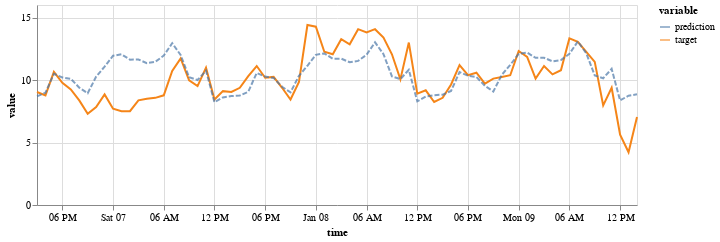

Notebook cell for this chart:
### Code cell
(on.Plot()
    .add(on.marks.line, input)
    .add(on.marks.line, target)
    .add(on.marks.line, prediction, type='dashed')
    .properties(width=600, height=200)
    .show()
)

### Figure 1 — Vega specification as saved in the notebook (floating-point values rounded to 4 significant figures)
{"$schema": "https://vega.github.io/schema/vega/v5.json", "data": [{"name": "source_0", "values": [], "transform": [{"type": "formula", "expr": "toDate(datum['time'])", "as": "time"}]}, {"name": "source_1", "values": [{"time": "2017-01-06T15:00:00.000", "variable": "target", "value": 9.042}, {"time": "2017-01-06T16:00:00.000", "variable": "target", "value": 8.774}, {"time": "2017-01-06T17:00:00.000", "variable": "target", "value": 10.65}, {"time": "2017-01-06T18:00:00.000", "variable": "target", "value": 9.779}, {"time": "2017-01-06T19:00:00.000", "variable": "target", "value": 9.243}, {"time": "2017-01-06T20:00:00.000", "variable": "target", "value": 8.372}, {"time": "2017-01-06T21:00:00.000", "variable": "target", "value": 7.301}, {"time": "2017-01-06T22:00:00.000", "variable": "target", "value": 7.837}, {"time": "2017-01-06T23:00:00.000", "variable": "target", "value": 8.841}, {"time": "2017-01-07T00:00:00.000", "variable": "target", "value": 7.703}, {"time": "2017-01-07T01:00:00.000", "variable": "target", "value": 7.502}, {"time": "2017-01-07T02:00:00.000", "variable": "target", "value": 7.502}, {"time": "2017-01-07T03:00:00.000", "variable": "target", "value": 8.372}, {"time": "2017-01-07T04:00:00.000", "variable": "target", "value": 8.506}, {"time": "2017-01-07T05:00:00.000", "variable": "target", "value": 8.573}, {"time": "2017-01-07T06:00:00.000", "variable": "target", "value": 8.774}, {"time": "2017-01-07T07:00:00.000", "variable": "target", "value": 10.72}, {"time": "2017-01-07T08:00:00.000", "variable": "target", "value": 11.72}, {"time": "2017-01-07T09:00:00.000", "variable": "target", "value": 9.98}, {"time": "2017-01-07T10:00:00.000", "variable": "target", "value": 9.511}, {"time": "2017-01-07T11:00:00.000", "variable": "target", "value": 10.98}, {"time": "2017-01-07T12:00:00.000", "variable": "target", "value": 8.439}, {"time": "2017-01-07T13:00:00.000", "variable": "target", "value": 9.109}, {"time": "2017-01-07T14:00:00.000", "variable": "target", "value": 9.042}, {"time": "2017-01-07T15:00:00.000", "variable": "target", "value": 9.377}, {"time": "2017-01-07T16:00:00.000", "variable": "target", "value": 10.31}, {"time": "2017-01-07T17:00:00.000", "variable": "target", "value": 11.12}, {"time": "2017-01-07T18:00:00.000", "variable": "target", "value": 10.18}, {"time": "2017-01-07T19:00:00.000", "variable": "target", "value": 10.25}, {"time": "2017-01-07T20:00:00.000", "variable": "target", "value": 9.377}, {"time": "2017-01-07T21:00:00.000", "variable": "target", "value": 8.439}, {"time": "2017-01-07T22:00:00.000", "variable": "target", "value": 9.846}, {"time": "2017-01-07T23:00:00.000", "variable": "target", "value": 14.4}, {"time": "2017-01-08T00:00:00.000", "variable": "target", "value": 14.27}, {"time": "2017-01-08T01:00:00.000", "variable": "target", "value": 12.26}, {"time": "2017-01-08T02:00:00.000", "variable": "target", "value": 12.06}, {"time": "2017-01-08T03:00:00.000", "variable": "target", "value": 13.26}, {"time": "2017-01-08T04:00:00.000", "variable": "target", "value": 12.86}, {"time": "2017-01-08T05:00:00.000", "variable": "target", "value": 14.07}, {"time": "2017-01-08T06:00:00.000", "variable": "target", "value": 13.8}, {"time": "2017-01-08T07:00:00.000", "variable": "target", "value": 14.07}, {"time": "2017-01-08T08:00:00.000", "variable": "target", "value": 13.4}, {"time": "2017-01-08T09:00:00.000", "variable": "target", "value": 12.06}, {"time": "2017-01-08T10:00:00.000", "variable": "target", "value": 10.05}, {"time": "2017-01-08T11:00:00.000", "variable": "target", "value": 12.99}, {"time": "2017-01-08T12:00:00.000", "variable": "target", "value": 8.908}, {"time": "2017-01-08T13:00:00.000", "variable": "target", "value": 9.176}, {"time": "2017-01-08T14:00:00.000", "variable": "target", "value": 8.239}, {"time": "2017-01-08T15:00:00.000", "variable": "target", "value": 8.573}, {"time": "2017-01-08T16:00:00.000", "variable": "target", "value": 9.645}, {"time": "2017-01-08T17:00:00.000", "variable": "target", "value": 11.19}, {"time": "2017-01-08T18:00:00.000", "variable": "target", "value": 10.38}, {"time": "2017-01-08T19:00:00.000", "variable": "target", "value": 10.58}, {"time": "2017-01-08T20:00:00.000", "variable": "target", "value": 9.712}, {"time": "2017-01-08T21:00:00.000", "variable": "target", "value": 10.11}, {"time": "2017-01-08T22:00:00.000", "variable": "target", "value": 10.25}, {"time": "2017-01-08T23:00:00.000", "variable": "target", "value": 10.38}, {"time": "2017-01-09T00:00:00.000", "variable": "target", "value": 12.32}, {"time": "2017-01-09T01:00:00.000", "variable": "target", "value": 11.85}, {"time": "2017-01-09T02:00:00.000", "variable": "target", "value": 10.11}, {"time": "2017-01-09T03:00:00.000", "variable": "target", "value": 11.12}, {"time": "2017-01-09T04:00:00.000", "variable": "target", "value": 10.45}, {"time": "2017-01-09T05:00:00.000", "variable": "target", "value": 10.78}, {"time": "2017-01-09T06:00:00.000", "variable": "target", "value": 13.33}, {"time": "2017-01-09T07:00:00.000", "variable": "target", "value": 13.06}, {"time": "2017-01-09T08:00:00.000", "variable": "target", "value": 12.26}, {"time": "2017-01-09T09:00:00.000", "variable": "target", "value": 11.45}, {"time": "2017-01-09T10:00:00.000", "variable": "target", "value": 7.971}, {"time": "2017-01-09T11:00:00.000", "variable": "target", "value": 9.377}, {"time": "2017-01-09T12:00:00.000", "variable": "target", "value": 5.626}, {"time": "2017-01-09T13:00:00.000", "variable": "target", "value": 4.22}, {"time": "2017-01-09T14:00:00.000", "variable": "target", "value": 7.033}], "transform": [{"type": "formula", "expr": "toDate(datum['time'])", "as": "time"}]}, {"name": "source_2", "values": [{"time": "2017-01-06T15:00:00.000", "variable": "prediction", "value": 8.687}, {"time": "2017-01-06T16:00:00.000", "variable": "prediction", "value": 8.988}, {"time": "2017-01-06T17:00:00.000", "variable": "prediction", "value": 10.5}, {"time": "2017-01-06T18:00:00.000", "variable": "prediction", "value": 10.2}, {"time": "2017-01-06T19:00:00.000", "variable": "prediction", "value": 10.1}, {"time": "2017-01-06T20:00:00.000", "variable": "prediction", "value": 9.39}, {"time": "2017-01-06T21:00:00.000", "variable": "prediction", "value": 8.94}, {"time": "2017-01-06T22:00:00.000", "variable": "prediction", "value": 10.27}, {"time": "2017-01-06T23:00:00.000", "variable": "prediction", "value": 11.07}, {"time": "2017-01-07T00:00:00.000", "variable": "prediction", "value": 11.94}, {"time": "2017-01-07T01:00:00.000", "variable": "prediction", "value": 12.05}, {"time": "2017-01-07T02:00:00.000", "variable": "prediction", "value": 11.63}, {"time": "2017-01-07T03:00:00.000", "variable": "prediction", "value": 11.64}, {"time": "2017-01-07T04:00:00.000", "variable": "prediction", "value": 11.35}, {"time": "2017-01-07T05:00:00.000", "variable": "prediction", "value": 11.46}, {"time": "2017-01-07T06:00:00.000", "variable": "prediction", "value": 11.95}, {"time": "2017-01-07T07:00:00.000", "variable": "prediction", "value": 12.94}, {"time": "2017-01-07T08:00:00.000", "variable": "prediction", "value": 12.0}, {"time": "2017-01-07T09:00:00.000", "variable": "prediction", "value": 10.22}, {"time": "2017-01-07T10:00:00.000", "variable": "prediction", "value": 9.997}, {"time": "2017-01-07T11:00:00.000", "variable": "prediction", "value": 10.75}, {"time": "2017-01-07T12:00:00.000", "variable": "prediction", "value": 8.223}, {"time": "2017-01-07T13:00:00.000", "variable": "prediction", "value": 8.605}, {"time": "2017-01-07T14:00:00.000", "variable": "prediction", "value": 8.715}, {"time": "2017-01-07T15:00:00.000", "variable": "prediction", "value": 8.757}, {"time": "2017-01-07T16:00:00.000", "variable": "prediction", "value": 9.059}, {"time": "2017-01-07T17:00:00.000", "variable": "prediction", "value": 10.57}, {"time": "2017-01-07T18:00:00.000", "variable": "prediction", "value": 10.27}, {"time": "2017-01-07T19:00:00.000", "variable": "prediction", "value": 10.17}, {"time": "2017-01-07T20:00:00.000", "variable": "prediction", "value": 9.461}, {"time": "2017-01-07T21:00:00.000", "variable": "prediction", "value": 9.011}, {"time": "2017-01-07T22:00:00.000", "variable": "prediction", "value": 10.34}, {"time": "2017-01-07T23:00:00.000", "variable": "prediction", "value": 11.14}, {"time": "2017-01-08T00:00:00.000", "variable": "prediction", "value": 12.02}, {"time": "2017-01-08T01:00:00.000", "variable": "prediction", "value": 12.13}, {"time": "2017-01-08T02:00:00.000", "variable": "prediction", "value": 11.7}, {"time": "2017-01-08T03:00:00.000", "variable": "prediction", "value": 11.71}, {"time": "2017-01-08T04:00:00.000", "variable": "prediction", "value": 11.42}, {"time": "2017-01-08T05:00:00.000", "variable": "prediction", "value": 11.53}, {"time": "2017-01-08T06:00:00.000", "variable": "prediction", "value": 12.02}, {"time": "2017-01-08T07:00:00.000", "variable": "prediction", "value": 13.02}, {"time": "2017-01-08T08:00:00.000", "variable": "prediction", "value": 12.07}, {"time": "2017-01-08T09:00:00.000", "variable": "prediction", "value": 10.29}, {"time": "2017-01-08T10:00:00.000", "variable": "prediction", "value": 10.07}, {"time": "2017-01-08T11:00:00.000", "variable": "prediction", "value": 10.82}, {"time": "2017-01-08T12:00:00.000", "variable": "prediction", "value": 8.293}, {"time": "2017-01-08T13:00:00.000", "variable": "prediction", "value": 8.676}, {"time": "2017-01-08T14:00:00.000", "variable": "prediction", "value": 8.786}, {"time": "2017-01-08T15:00:00.000", "variable": "prediction", "value": 8.828}, {"time": "2017-01-08T16:00:00.000", "variable": "prediction", "value": 9.13}, {"time": "2017-01-08T17:00:00.000", "variable": "prediction", "value": 10.64}, {"time": "2017-01-08T18:00:00.000", "variable": "prediction", "value": 10.34}, {"time": "2017-01-08T19:00:00.000", "variable": "prediction", "value": 10.24}, {"time": "2017-01-08T20:00:00.000", "variable": "prediction", "value": 9.532}, {"time": "2017-01-08T21:00:00.000", "variable": "prediction", "value": 9.082}, {"time": "2017-01-08T22:00:00.000", "variable": "prediction", "value": 10.41}, {"time": "2017-01-08T23:00:00.000", "variable": "prediction", "value": 11.21}, {"time": "2017-01-09T00:00:00.000", "variable": "prediction", "value": 12.09}, {"time": "2017-01-09T01:00:00.000", "variable": "prediction", "value": 12.2}, {"time": "2017-01-09T02:00:00.000", "variable": "prediction", "value": 11.77}, {"time": "2017-01-09T03:00:00.000", "variable": "prediction", "value": 11.78}, {"time": "2017-01-09T04:00:00.000", "variable": "prediction", "value": 11.49}, {"time": "2017-01-09T05:00:00.000", "variable": "prediction", "value": 11.6}, {"time": "2017-01-09T06:00:00.000", "variable": "prediction", "value": 12.09}, {"time": "2017-01-09T07:00:00.000", "variable": "prediction", "value": 13.09}, {"time": "2017-01-09T08:00:00.000", "variable": "prediction", "value": 12.14}, {"time": "2017-01-09T09:00:00.000", "variable": "prediction", "value": 10.36}, {"time": "2017-01-09T10:00:00.000", "variable": "prediction", "value": 10.14}, {"time": "2017-01-09T11:00:00.000", "variable": "prediction", "value": 10.89}, {"time": "2017-01-09T12:00:00.000", "variable": "prediction", "value": 8.364}, {"time": "2017-01-09T13:00:00.000", "variable": "prediction", "value": 8.747}, {"time": "2017-01-09T14:00:00.000", "variable": "prediction", "value": 8.857}], "transform": [{"type": "formula", "expr": "toDate(datum['time'])", "as": "time"}]}, {"name": "source_0_color_domain_variable_0", "values": []}, {"name": "source_1_color_domain_variable_1", "values": [{"variable": "target"}]}, {"name": "source_2_color_domain_variable_2", "values": [{"variable": "prediction"}]}], "marks": [{"type": "group", "name": "layer_0_pathgroup", "from": {"facet": {"data": "source_0", "name": "faceted_path_layer_0_main", "groupby": ["variable"]}}, "encode": {"update": {"height": {"field": {"signal": null, "datum": null, "group": "height", "parent": null}}, "width": {"field": {"signal": null, "datum": null, "group": "width", "parent": null}}}}, "marks": [{"type": "line", "name": "layer_0_marks", "from": {"data": "faceted_path_layer_0_main"}, "sort": {"field": "x"}, "encode": {"update": {"stroke": {"field": "variable", "scale": "color"}, "x": {"field": "time", "scale": "x"}, "y": {"field": "value", "scale": "y"}, "defined": {"signal": "isValid(datum[\"time\"]) && isFinite(+datum[\"time\"]) && isValid(datum[\"value\"]) && isFinite(+datum[\"value\"])"}}}, "style": ["line"]}]}, {"type": "group", "name": "layer_1_pathgroup", "from": {"facet": {"data": "source_1", "name": "faceted_path_layer_1_main", "groupby": ["variable"]}}, "encode": {"update": {"width": {"field": {"signal": null, "datum": null, "group": "width", "parent": null}}, "height": {"field": {"signal": null, "datum": null, "group": "height", "parent": null}}}}, "marks": [{"type": "line", "name": "layer_1_marks", "from": {"data": "faceted_path_layer_1_main"}, "sort": {"field": "x"}, "encode": {"update": {"x": {"field": "time", "scale": "x"}, "stroke": {"field": "variable", "scale": "color"}, "defined": {"signal": "isValid(datum[\"time\"]) && isFinite(+datum[\"time\"]) && isValid(datum[\"value\"]) && isFinite(+datum[\"value\"])"}, "y": {"field": "value", "scale": "y"}}}, "style": ["line"]}]}, {"type": "group", "name": "layer_2_pathgroup", "from": {"facet": {"data": "source_2", "name": "faceted_path_layer_2_main", "groupby": ["variable"]}}, "encode": {"update": {"width": {"field": {"signal": null, "datum": null, "group": "width", "parent": null}}, "height": {"field": {"signal": null, "datum": null, "group": "height", "parent": null}}}}, "marks": [{"type": "line", "name": "layer_2_marks", "from": {"data": "faceted_path_layer_2_main"}, "sort": {"field": "x"}, "encode": {"update": {"opacity": {"value": 0.7}, "stroke": {"field": "variable", "scale": "color"}, "y": {"field": "value", "scale": "y"}, "defined": {"signal": "isValid(datum[\"time\"]) && isFinite(+datum[\"time\"]) && isValid(datum[\"value\"]) && isFinite(+datum[\"value\"])"}, "strokeDash": {"value": [5, 2]}, "x": {"field": "time", "scale": "x"}}}, "style": ["line"]}]}], "scales": [{"name": "x", "type": "time", "domain": {"fields": [{"data": "source_0", "field": "time"}, {"data": "source_1", "field": "time"}, {"data": "source_2", "field": "time"}]}, "range": [0, {"signal": "width"}]}, {"name": "y", "type": "linear", "domain": {"fields": [{"data": "source_0", "field": "value"}, {"data": "source_1", "field": "value"}, {"data": "source_2", "field": "value"}]}, "range": [{"signal": "height"}, 0], "zero": true, "nice": true}, {"name": "color", "type": "ordinal", "domain": {"fields": [{"data": "source_0_color_domain_variable_0", "field": "variable"}, {"data": "source_1_color_domain_variable_1", "field": "variable"}, {"data": "source_2_color_domain_variable_2", "field": "variable"}], "sort": true}, "range": "category"}], "axes": [{"scale": "x", "grid": true, "maxExtent": 0, "minExtent": 0, "zindex": 0, "labels": false, "tickCount": {"signal": "ceil(width/40)"}, "ticks": false, "domain": false, "gridScale": "y", "aria": false, "orient": "bottom"}, {"scale": "y", "domain": false, "aria": false, "tickCount": {"signal": "ceil(height/40)"}, "orient": "left", "grid": true, "labels": false, "maxExtent": 0, "zindex": 0, "ticks": false, "gridScale": "x", "minExtent": 0}, {"scale": "x", "labelFlush": true, "grid": false, "zindex": 0, "orient": "bottom", "labelOverlap": true, "title": "time", "tickCount": {"signal": "ceil(width/40)"}}, {"scale": "y", "title": "value", "grid": false, "zindex": 0, "tickCount": {"signal": "ceil(height/40)"}, "orient": "left", "labelOverlap": true}], "legends": [{"stroke": "color", "symbolType": "stroke", "title": "variable", "encode": {"symbols": {"update": {"opacity": {"value": 0.7}}}}}], "width": 600, "style": "cell", "padding": 5, "background": "white", "height": 200}
